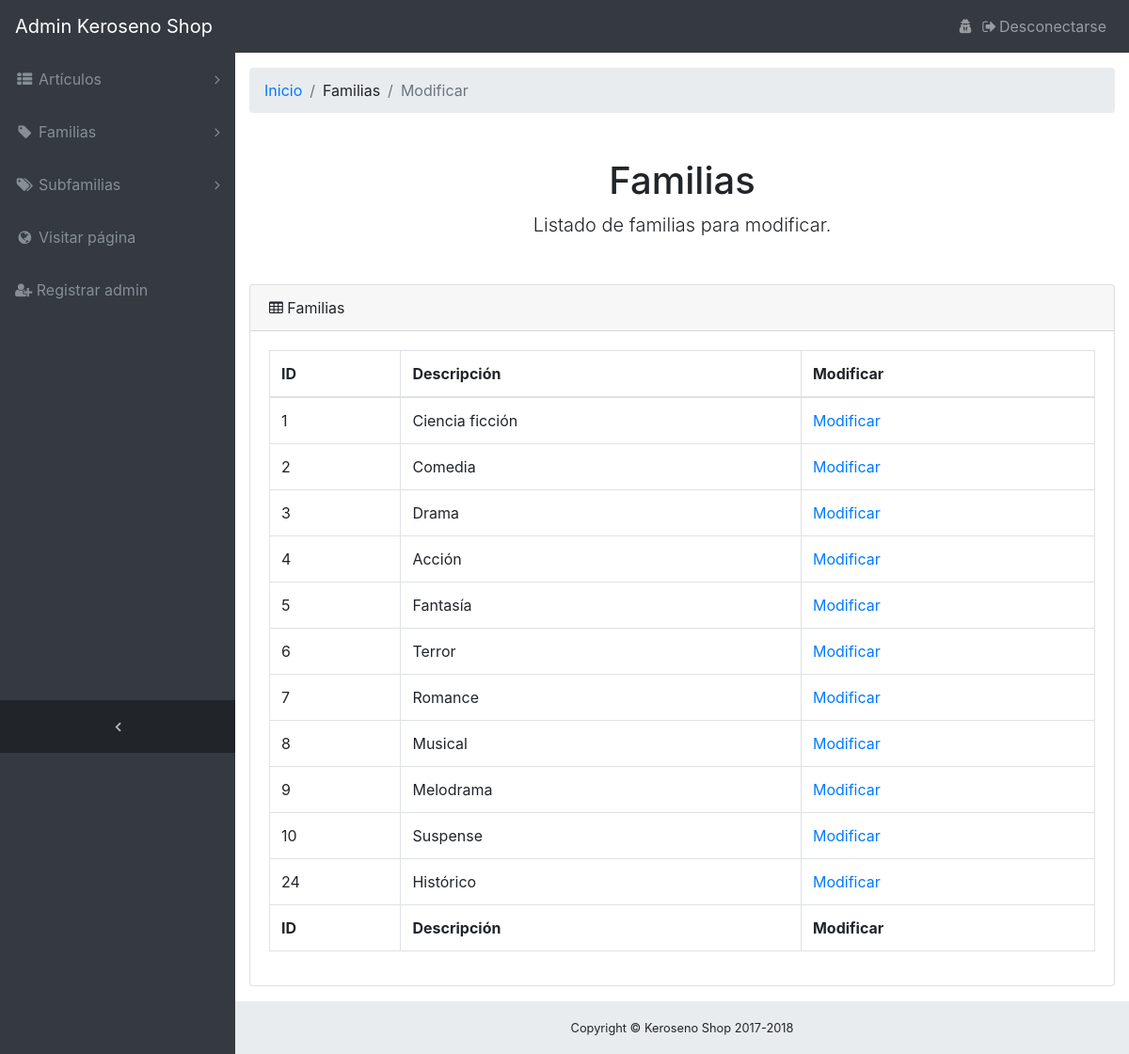
The page /admin/familia.php?sec=3 on the database as committed earlier.
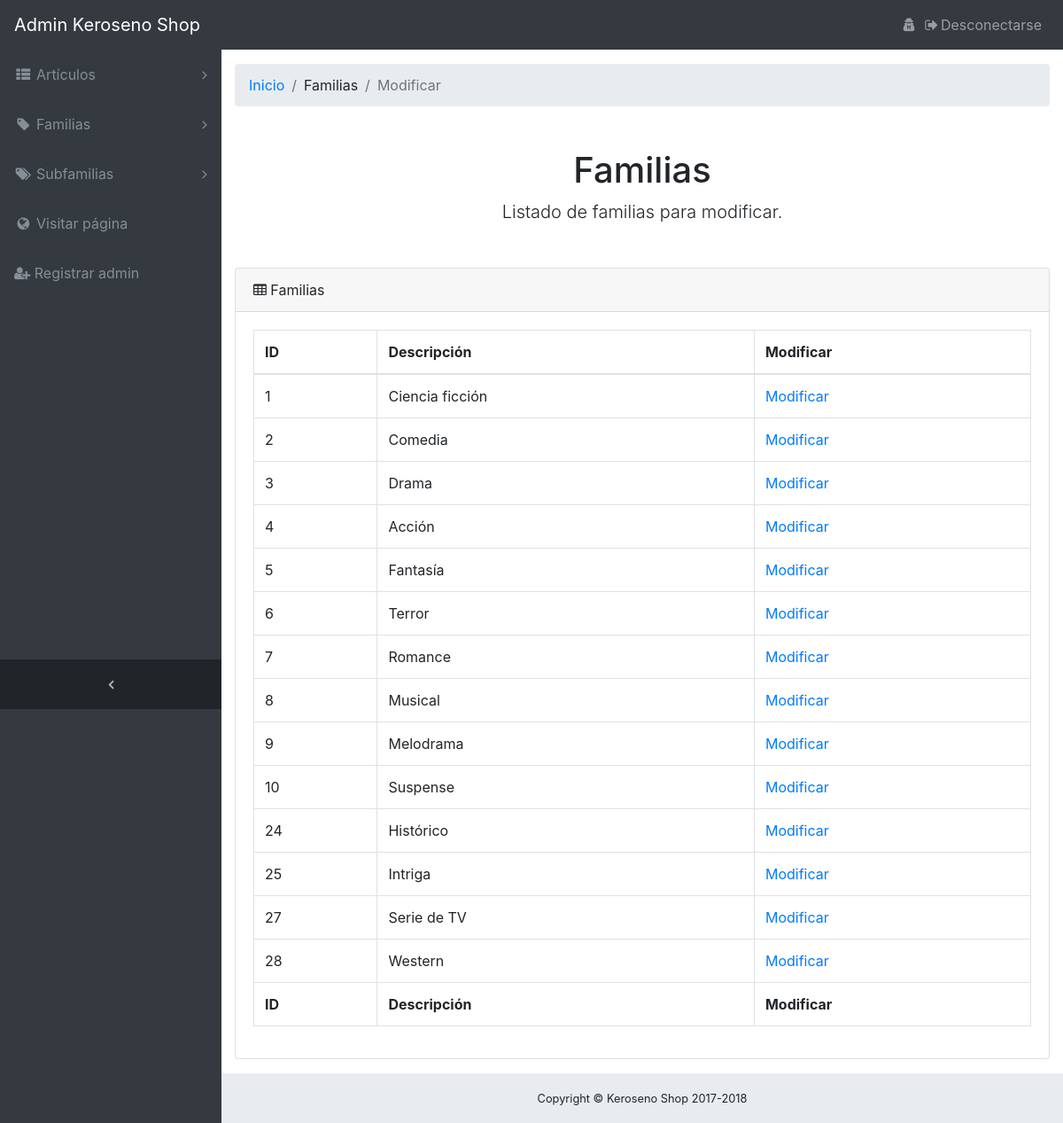
The same page on the database as committed later.
### tables this page shows
CREATE TABLE `FAMILIA` (
  `ID` int(11) NOT NULL,
  `DESCRIPCION` varchar(300) NOT NULL
);

### admin/familia.php (the view, shortened to what this page needs)
<!DOCTYPE html>
<html lang="es">
<head>
    <?php include("includes/cabecera.php"); ?>
</head>
<body class="fixed-nav sticky-footer bg-dark" id="page-top">
    <?php include("includes/navegacion.php"); ?>
    <div class="content-wrapper">
        <div class="container-fluid">
            <?php
            if (isset($_GET["sec"])) {
                $seccion = $_GET["sec"];
            } elseif (isset($_POST["sec"])) {
                $seccion = $_POST["sec"];
            } else {
                $seccion = -1;
            }
            switch ($seccion) {
                    ?>
                    <?php
                case 3:
                    ?>
                    <ol class="breadcrumb">
                        <li class="breadcrumb-item"><a href="<?php echo INDEX; ?>">Inicio</a></li>
                        <li class="breadcrumb-item">Familias</li>
                        <li class="breadcrumb-item active">Modificar</li>
                    </ol>
                    <div class="mensaje">
                        <?php
                        $enlace = mysqli_connect(SERVIDOR, USUARIO, CLAVE, BASE_DE_DATOS);
                        if (mysqli_connect_errno()) {
                            ?>
                            <h1>¡Lo sentimos! :(</h1>
                            <p class="lead">Parece que hay un error de conexión con la base de datos.</p>
                            <?php
                            $hay_error = true;
                        } else {
                            ?>
                            <h1>Familias</h1>
                            <p class="lead">Listado de familias para modificar.</p>
                            <?php
                        }
                        ?>
                    </div>
                    <?php
                    if (!$hay_error) {
                        ?>
                        <div class="card mb-3">
                            <div class="card-header">
                                <i class="fa fa-table"></i> Familias</div>
                            <div class="card-body">
                                <div class="table-responsive">
                                    <table class="table table-bordered" id="dataTable" width="100%" cellspacing="0">
                                        <thead>
                                            <tr>
                                                <th>ID</th>
                                                <th>Descripción</th>
                                                <th>Modificar</th>
                                            </tr>
                                        </thead>
                                        <tfoot>
                                            <tr>
                                                <th>ID</th>
                                                <th>Descripción</th>
                                                <th>Modificar</th>
                                            </tr>
                                        </tfoot>
                                        <tbody>
                                            <?php
                                            $consulta = "SELECT * FROM FAMILIA";
                                            $resultado = mysqli_query($enlace, $consulta);
                                            if ($resultado) {
                                                while ($fila = mysqli_fetch_row($resultado)) {
                                                    echo "
                                                        <tr>
                                                            <td>".$fila[0]."</td>
                                                            <td>".$fila[1]."</td>
                                                            <td><a href='familia.php?sec=4&id=".$fila[0]."'>Modificar</a></td>
                                                        </tr>";
                                                }
                                            }
                                            ?>
                                        </tbody>
                                    </table>
                                </div>
                            </div>
                        </div>
                        <?php
                    }
                    ?>
                    <?php
                    break;
                    ?>
                    <?php
            }
            ?>
        </div>
        <?php include("includes/pie.php"); ?>
    </div>
</body>
</html>

Rows that differ between the two databases and show on the page:
added familia: ID "25", DESCRIPCION "Intriga"
added familia: ID "27", DESCRIPCION "Serie de TV"
added familia: ID "28", DESCRIPCION "Western"
